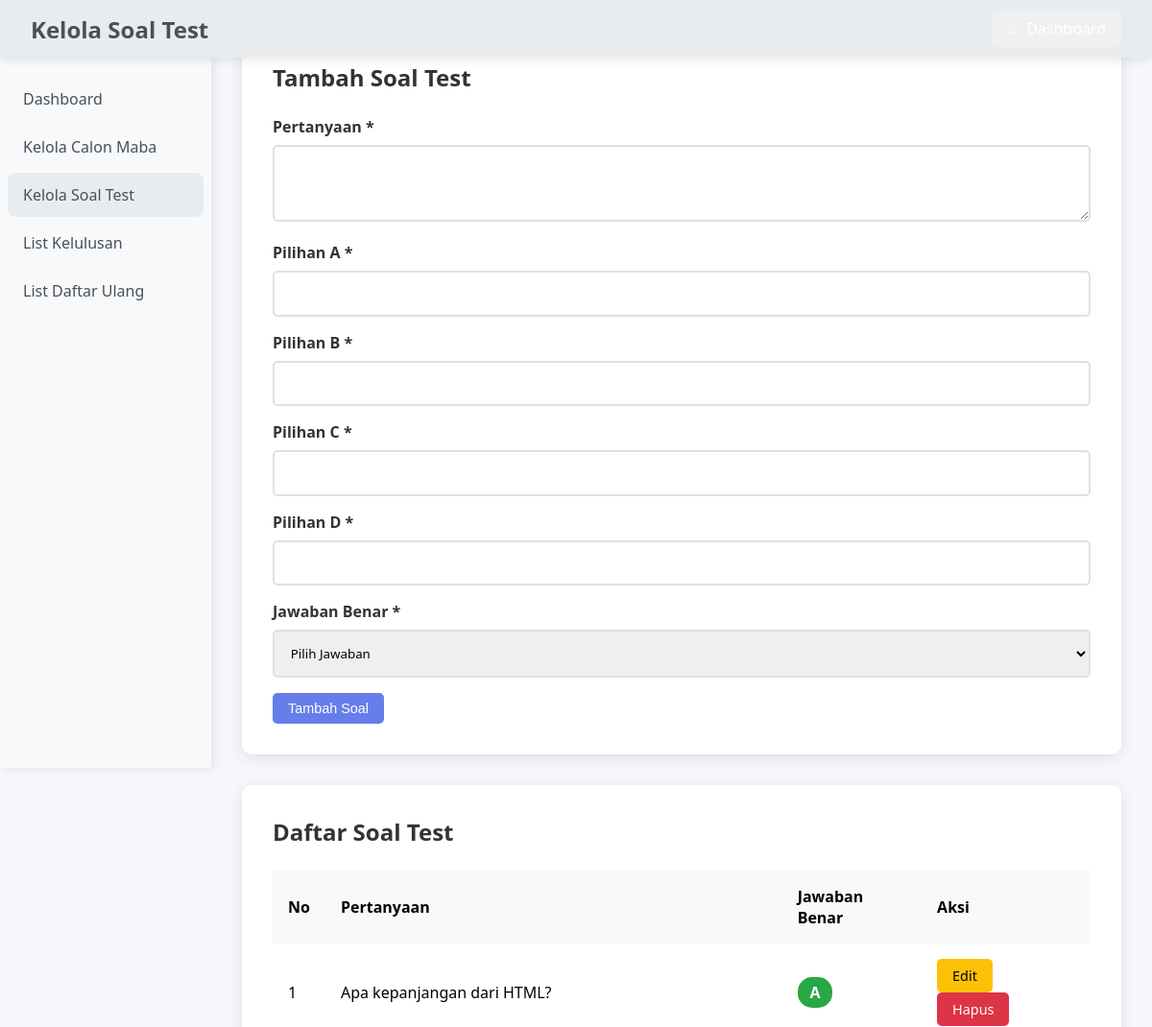
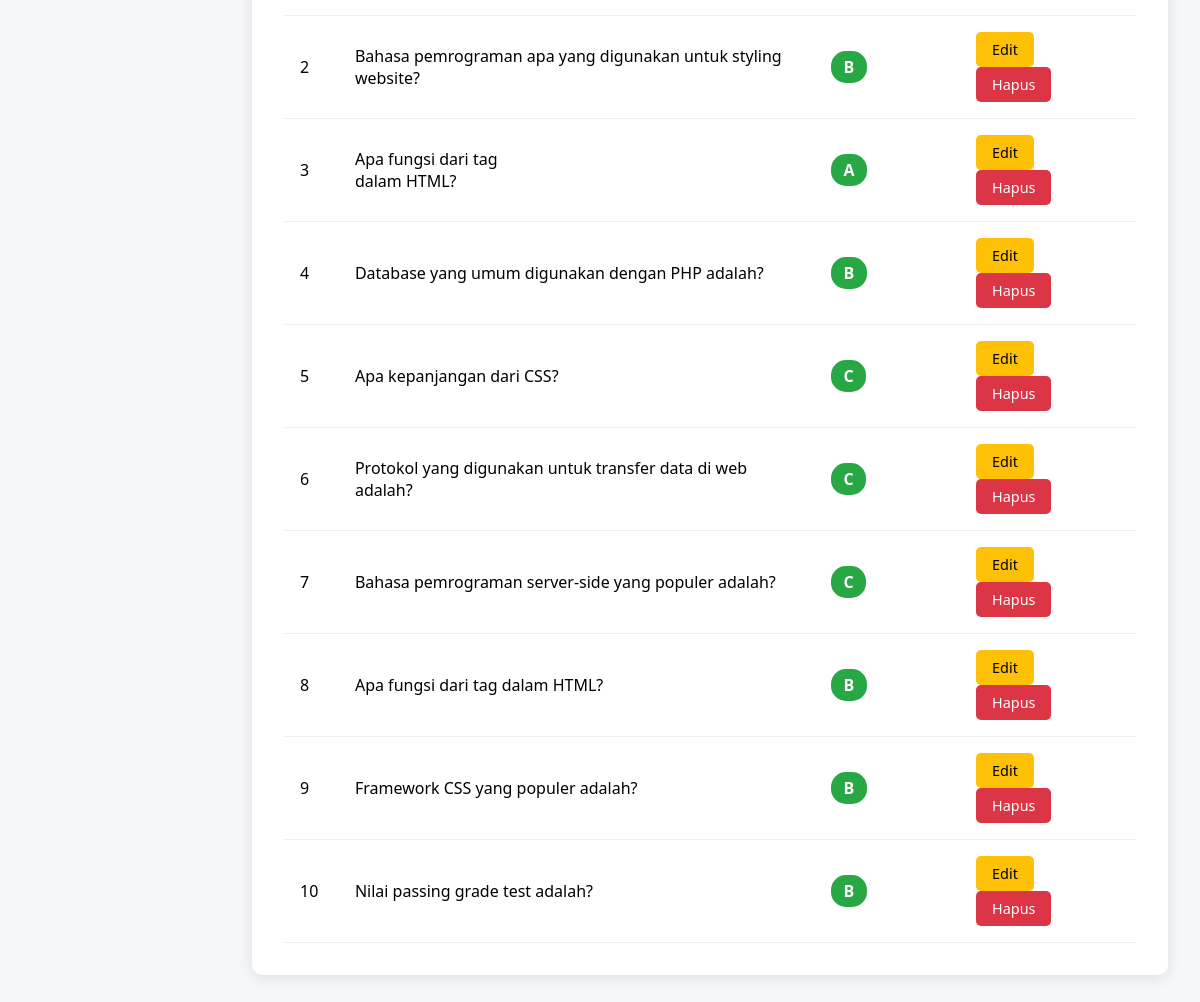
/admin/kelola-soal.php (signed in), run on the app's committed database (2 pictures, top to bottom).
### tables this page shows
CREATE TABLE soal_test (
    id INT PRIMARY KEY AUTO_INCREMENT,
    pertanyaan TEXT NOT NULL,
    pilihan_a VARCHAR(255) NOT NULL,
    pilihan_b VARCHAR(255) NOT NULL,
    pilihan_c VARCHAR(255) NOT NULL,
    pilihan_d VARCHAR(255) NOT NULL,
    jawaban_benar ENUM('A', 'B', 'C', 'D') NOT NULL,
    created_at TIMESTAMP DEFAULT CURRENT_TIMESTAMP
);

### admin/kelola-soal.php (the view, shortened to what this page needs)
<?php
require_once '../config.php';
$edit_data = null;
$soal_query = "SELECT * FROM soal_test ORDER BY id";
$soal_result = mysqli_query($conn, $soal_query);
?>
<!DOCTYPE html>
<html lang="id">
<head>
</head>
<body>
    <div class="navbar">
        <h1>Kelola Soal Test</h1>
        <a href="dashboard.php">← Dashboard</a>
    </div>
    <div class="sidebar">
        <ul class="sidebar-menu">
            <li><a href="dashboard.php">Dashboard</a></li>
            <li><a href="kelola-maba.php">Kelola Calon Maba</a></li>
            <li><a href="kelola-soal.php" class="active">Kelola Soal Test</a></li>
            <li><a href="list-kelulusan.php">List Kelulusan</a></li>
            <li><a href="list-daftar-ulang.php">List Daftar Ulang</a></li>
        </ul>
    </div>
    <div class="main-content">
        <div class="content-card">
            <h2><?php echo $edit_data ? 'Edit' : 'Tambah'; ?> Soal Test</h2>
            <form method="POST" action="">
                <div class="form-group">
                    <label>Pertanyaan *</label>
                    <textarea name="pertanyaan" required><?php echo $edit_data ? $edit_data['pertanyaan'] : ''; ?></textarea>
                </div>
                <div class="form-group">
                    <label>Pilihan A *</label>
                    <input type="text" name="pilihan_a" value="<?php echo $edit_data ? $edit_data['pilihan_a'] : ''; ?>" required>
                </div>
                <div class="form-group">
                    <label>Pilihan B *</label>
                    <input type="text" name="pilihan_b" value="<?php echo $edit_data ? $edit_data['pilihan_b'] : ''; ?>" required>
                </div>
                <div class="form-group">
                    <label>Pilihan C *</label>
                    <input type="text" name="pilihan_c" value="<?php echo $edit_data ? $edit_data['pilihan_c'] : ''; ?>" required>
                </div>
                <div class="form-group">
                    <label>Pilihan D *</label>
                    <input type="text" name="pilihan_d" value="<?php echo $edit_data ? $edit_data['pilihan_d'] : ''; ?>" required>
                </div>
                <div class="form-group">
                    <label>Jawaban Benar *</label>
                    <select name="jawaban_benar" required>
                        <option value="">Pilih Jawaban</option>
                    </select>
                </div>
                <button type="submit" class="btn btn-primary">
                    <?php echo $edit_data ? 'Update Soal' : 'Tambah Soal'; ?>
                </button>
            </form>
        </div>
        <div class="content-card">
            <h2>Daftar Soal Test</h2>
            <table>
                <thead>
                    <tr>
                        <th>No</th>
                        <th>Pertanyaan</th>
                        <th>Jawaban Benar</th>
                        <th>Aksi</th>
                    </tr>
                </thead>
                <tbody>
                    <?php
                    $no = 1;
                    while ($row = mysqli_fetch_assoc($soal_result)):
                    ?>
                    <tr>
                        <td><?php echo $no++; ?></td>
                        <td><?php echo $row['pertanyaan']; ?></td>
                        <td><span class="badge-answer"><?php echo $row['jawaban_benar']; ?></span></td>
                        <td>
                            <a href="?edit=<?php echo $row['id']; ?>" class="btn btn-warning">Edit</a>
                            <a href="?delete=<?php echo $row['id']; ?>" class="btn btn-danger"
                               onclick="return confirm('Yakin ingin menghapus soal ini?')">Hapus</a>
                        </td>
                    </tr>
                    <?php endwhile; ?>
                </tbody>
            </table>
        </div>
    </div>
</body>
</html>

### admin/kelola-soal.php (style rules this page uses)
* { margin: 0; padding: 0; box-sizing: border-box; }
body { font-family: 'Segoe UI', Tahoma, Geneva, Verdana, sans-serif; background: #f5f7fa; }
.navbar { background: #e9ecef; color: white; padding: 1rem 2rem; display: flex; justify-content: space-between; align-items: center; box-shadow: 0 2px 10px rgba(0,0,0,0.1); position: fixed; top: 0; left: 0; width: 100%; z-index: 1000; height: 60px; color: #495057; }
.navbar h1 { font-size: 1.5rem; }
.navbar a { color: white; text-decoration: none; padding: 0.5rem 1rem; background: rgba(255,255,255,0.2); border-radius: 5px; }
.sidebar { position: fixed; left: 0; top: 60px; width: 220px; height: calc(100vh - 60px); background: #f8f9fa; box-shadow: 2px 0 10px rgba(0,0,0,0.1); overflow-y: auto; z-index: 999; }
.sidebar-menu { list-style: none; padding: 1rem 0; }
.sidebar-menu li { margin: 0.25rem 0; }
.sidebar-menu a { display: flex; align-items: center; gap: 0.75rem; padding: 0.75rem 1rem; color: #495057; text-decoration: none; transition: all 0.3s; border-radius: 8px; margin: 0 0.5rem; }
.sidebar-menu a:hover, .sidebar-menu a.active { background: #e9ecef; color: #495057; border-radius: 8px; }
.main-content { margin-left: 220px; padding: 2rem; }
.content-card { background: white; padding: 2rem; border-radius: 10px; box-shadow: 0 3px 15px rgba(0,0,0,0.1); margin-bottom: 2rem; }
.content-card h2 { margin-bottom: 1.5rem; color: #333; }
.form-group { margin-bottom: 1rem; }
.form-group label { display: block; margin-bottom: 0.5rem; font-weight: 600; color: #333; }
.form-group input, .form-group select, .form-group textarea { width: 100%; padding: 0.8rem; border: 2px solid #e0e0e0; border-radius: 5px; font-family: inherit; }
.form-group textarea { resize: vertical; min-height: 80px; }
table { width: 100%; border-collapse: collapse; margin-top: 1rem; }
table th { background: #f8f9fa; padding: 1rem; text-align: left; font-weight: 600; }
table td { padding: 1rem; border-bottom: 1px solid #f0f0f0; }
.btn { padding: 0.5rem 1rem; border: none; border-radius: 5px; cursor: pointer; text-decoration: none; display: inline-block; font-size: 0.9rem; margin-right: 0.5rem; }
.btn-primary { background: #667eea; color: white; }
.btn-danger { background: #dc3545; color: white; }
.btn-warning { background: #ffc107; color: #000; }
.badge-answer { background: #28a745; color: white; padding: 0.3rem 0.8rem; border-radius: 15px; font-weight: bold; }

### data on the page
soal_test: pertanyaan "Apa kepanjangan dari HTML?", jawaban_benar "A"
soal_test: pertanyaan "Bahasa pemrograman apa yang digunakan untuk styling website?", jawaban_benar "B"
soal_test: pertanyaan "Apa fungsi dari tag dalam HTML?", jawaban_benar "A"
soal_test: pertanyaan "Database yang umum digunakan dengan PHP adalah?", jawaban_benar "B"
soal_test: pertanyaan "Apa kepanjangan dari CSS?", jawaban_benar "C"
soal_test: pertanyaan "Protokol yang digunakan untuk transfer data di web adalah?", jawaban_benar "C"
soal_test: pertanyaan "Bahasa pemrograman server-side yang populer adalah?", jawaban_benar "C"
soal_test: pertanyaan "Apa fungsi dari tag dalam HTML?", jawaban_benar "B"
soal_test: pertanyaan "Framework CSS yang populer adalah?", jawaban_benar "B"
soal_test: pertanyaan "Nilai passing grade test adalah?", jawaban_benar "B"
